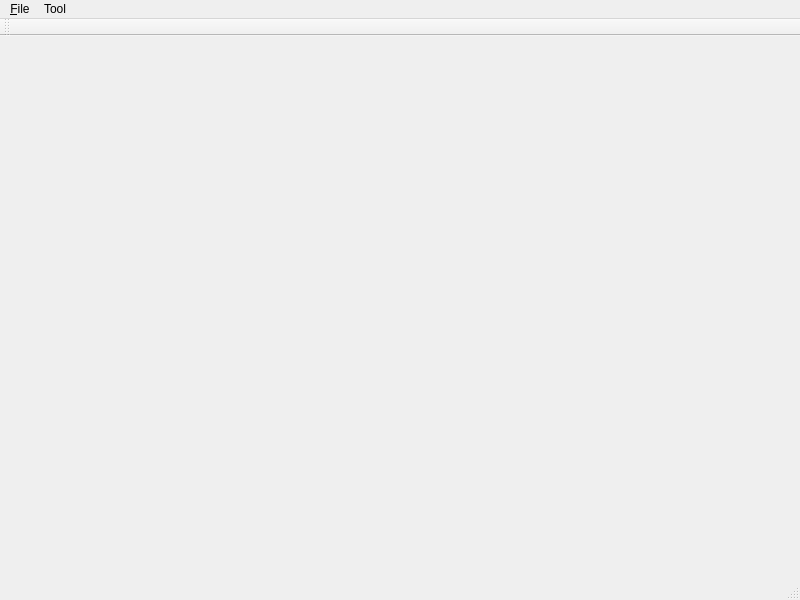
<?xml version="1.0" encoding="UTF-8"?>
<ui version="4.0">
 <class>MainWindowClass</class>
 <widget class="QMainWindow" name="MainWindowClass">
  <property name="geometry">
   <rect>
    <x>0</x>
    <y>0</y>
    <width>800</width>
    <height>600</height>
   </rect>
  </property>
  <property name="windowTitle">
   <string>Sketch Application</string>
  </property>
  <widget class="QWidget" name="centralWidget"/>
  <widget class="QMenuBar" name="menuBar">
   <property name="geometry">
    <rect>
     <x>0</x>
     <y>0</y>
     <width>800</width>
     <height>21</height>
    </rect>
   </property>
   <widget class="QMenu" name="menuFile">
    <property name="title">
     <string>&amp;File</string>
    </property>
    <addaction name="actionOpenOFF"/>
    <addaction name="separator"/>
    <addaction name="actionExit"/>
   </widget>
   <widget class="QMenu" name="menuTool">
    <property name="title">
     <string>Tool</string>
    </property>
    <addaction name="actionGALIFTest"/>
    <addaction name="actionGaborFilterTest"/>
    <addaction name="separator"/>
    <addaction name="actionCollectOFFFiles"/>
   </widget>
   <addaction name="menuFile"/>
   <addaction name="menuTool"/>
  </widget>
  <widget class="QToolBar" name="mainToolBar">
   <attribute name="toolBarArea">
    <enum>TopToolBarArea</enum>
   </attribute>
   <attribute name="toolBarBreak">
    <bool>false</bool>
   </attribute>
  </widget>
  <widget class="QStatusBar" name="statusBar"/>
  <action name="actionExit">
   <property name="text">
    <string>&amp;Exit</string>
   </property>
   <property name="shortcut">
    <string>Ctrl+Q</string>
   </property>
  </action>
  <action name="actionGreedyInverse">
   <property name="text">
    <string>&amp;Greedy Inverse</string>
   </property>
   <property name="shortcut">
    <string>Ctrl+I</string>
   </property>
  </action>
  <action name="actionSaveImage">
   <property name="text">
    <string>Save Image</string>
   </property>
   <property name="shortcut">
    <string>Ctrl+S</string>
   </property>
  </action>
  <action name="actionModeSketch">
   <property name="checkable">
    <bool>true</bool>
   </property>
   <property name="checked">
    <bool>true</bool>
   </property>
   <property name="text">
    <string>Sketch</string>
   </property>
  </action>
  <action name="actionMode3DView">
   <property name="checkable">
    <bool>true</bool>
   </property>
   <property name="text">
    <string>3D View</string>
   </property>
  </action>
  <action name="actionRandomGeneration_2">
   <property name="text">
    <string>Random Generation</string>
   </property>
  </action>
  <action name="actionRandomGeneration">
   <property name="text">
    <string>&amp;Random Generation</string>
   </property>
   <property name="shortcut">
    <string>Ctrl+R</string>
   </property>
  </action>
  <action name="actionLoadSketch">
   <property name="text">
    <string>&amp;Load Sketch</string>
   </property>
   <property name="shortcut">
    <string>Ctrl+O</string>
   </property>
  </action>
  <action name="actionSaveSketch">
   <property name="text">
    <string>&amp;Save Sketch</string>
   </property>
   <property name="shortcut">
    <string>Ctrl+S</string>
   </property>
  </action>
  <action name="actionNewSketch">
   <property name="text">
    <string>&amp;New Sketch</string>
   </property>
   <property name="shortcut">
    <string>Ctrl+N</string>
   </property>
  </action>
  <action name="actionPenColorBranch">
   <property name="checkable">
    <bool>true</bool>
   </property>
   <property name="text">
    <string>Branch</string>
   </property>
  </action>
  <action name="actionPenColorLeaf">
   <property name="checkable">
    <bool>true</bool>
   </property>
   <property name="text">
    <string>Leaf</string>
   </property>
  </action>
  <action name="actionPenWidth20">
   <property name="checkable">
    <bool>true</bool>
   </property>
   <property name="text">
    <string>20</string>
   </property>
  </action>
  <action name="actionPenWidth10">
   <property name="checkable">
    <bool>true</bool>
   </property>
   <property name="text">
    <string>10</string>
   </property>
  </action>
  <action name="actionPenWidth5">
   <property name="checkable">
    <bool>true</bool>
   </property>
   <property name="text">
    <string>5</string>
   </property>
  </action>
  <action name="actionLoadCamera">
   <property name="text">
    <string>Load Camera</string>
   </property>
  </action>
  <action name="actionSaveCamera">
   <property name="text">
    <string>Save Camera</string>
   </property>
  </action>
  <action name="actionResetCamera">
   <property name="text">
    <string>Reset Camera</string>
   </property>
  </action>
  <action name="actionOptions">
   <property name="text">
    <string>Options</string>
   </property>
  </action>
  <action name="actionStepFloor">
   <property name="checkable">
    <bool>true</bool>
   </property>
   <property name="text">
    <string>Floor</string>
   </property>
  </action>
  <action name="actionStepWindow">
   <property name="checkable">
    <bool>true</bool>
   </property>
   <property name="text">
    <string>Window</string>
   </property>
  </action>
  <action name="actionViewWireFrame">
   <property name="checkable">
    <bool>true</bool>
   </property>
   <property name="text">
    <string>WireFrame</string>
   </property>
   <property name="shortcut">
    <string>W</string>
   </property>
  </action>
  <action name="actionAnalyzeRules">
   <property name="text">
    <string>Analyze Rules</string>
   </property>
   <property name="shortcut">
    <string>Ctrl+R</string>
   </property>
  </action>
  <action name="actionFindMatchingRule">
   <property name="text">
    <string>Find Matching Rule</string>
   </property>
   <property name="shortcut">
    <string>Space</string>
   </property>
  </action>
  <action name="actionClear3DModel">
   <property name="text">
    <string>Clear 3D Model</string>
   </property>
   <property name="shortcut">
    <string>Ctrl+M</string>
   </property>
  </action>
  <action name="actionOpenOFF">
   <property name="text">
    <string>Open OFF</string>
   </property>
   <property name="shortcut">
    <string>Ctrl+O</string>
   </property>
  </action>
  <action name="actionGALIFTest">
   <property name="text">
    <string>GALIF Test</string>
   </property>
  </action>
  <action name="actionDFT">
   <property name="text">
    <string>DFT</string>
   </property>
  </action>
  <action name="actionGabor_Filter">
   <property name="text">
    <string>Gabor Filter</string>
   </property>
  </action>
  <action name="actionIDFT">
   <property name="text">
    <string>IDFT</string>
   </property>
  </action>
  <action name="actionCollectOFFFiles">
   <property name="text">
    <string>Collect OFF Files</string>
   </property>
  </action>
  <action name="actionGaborFilterTest">
   <property name="text">
    <string>Gabor Filter Test</string>
   </property>
  </action>
 </widget>
 <layoutdefault spacing="6" margin="11"/>
 <resources>
  <include location="MainWindow.qrc"/>
 </resources>
 <connections/>
</ui>
